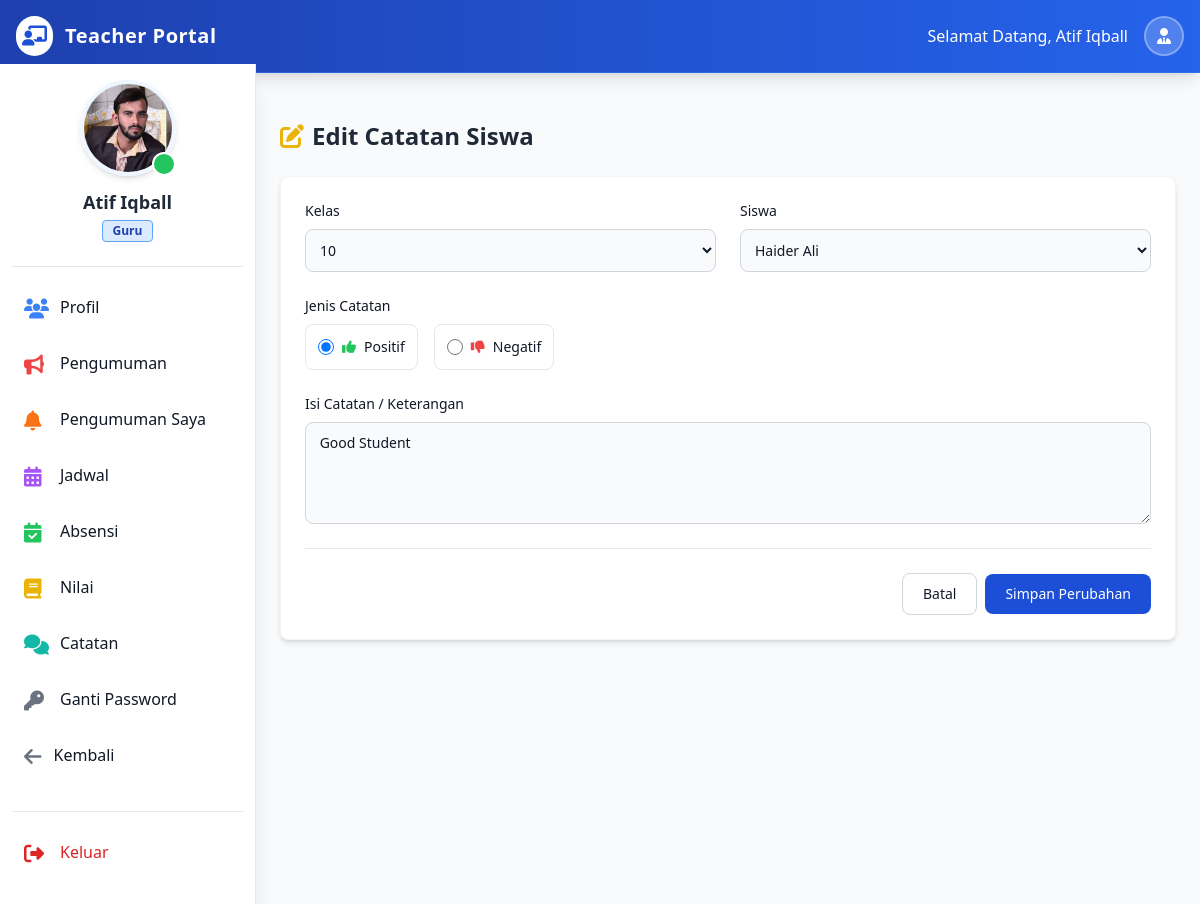
Page /guru/index.php?edit_catatan_id=3 (signed in) on the committed database.
### tables this page shows
CREATE TABLE `guru` (
  `id_guru` int NOT NULL,
  `nama_guru` varchar(100) NOT NULL,
  `email_guru` varchar(100) NOT NULL,
  `password_guru` varchar(200) NOT NULL,
  `tanggal_lahir_guru` date NOT NULL,
  `foto_guru` varchar(300) NOT NULL,
  `mapel_guru` varchar(50) NOT NULL,
  `telepon_guru` varchar(30) NOT NULL,
  `alamat_guru` varchar(100) NOT NULL,
  `umur_guru` int NOT NULL,
  `jekel_guru` enum('Laki_Laki','Perempuan') NOT NULL,
  `status_guru` enum('Aktif','Disable') NOT NULL DEFAULT 'Aktif',
  `tanggal_regis_guru` datetime NOT NULL DEFAULT CURRENT_TIMESTAMP
);

CREATE TABLE `catatan_siswa` (
  `id_catatan` int NOT NULL,
  `c_id_guru` int NOT NULL,
  `c_id_kelas` int NOT NULL,
  `c_id_siswa` int NOT NULL,
  `catatan` varchar(500) NOT NULL,
  `status` enum('Positif','Negatif') NOT NULL,
  `created_at` datetime NOT NULL DEFAULT CURRENT_TIMESTAMP
);

### guru/edit_catatan.php (the view, shortened to what this page needs)
<div class="p-4 sm:ml-64">
    <div class="max-w-4xl mx-auto mt-10">
         <div class="mb-6">
            <h1 class="text-2xl font-bold text-gray-800 flex items-center">
                <i class="fas fa-edit text-yellow-500 mr-2"></i> Edit Catatan Siswa
            </h1>
        </div>
        <?php
        if (isset($_GET['edit_catatan_id'])) {
            $id = $_GET['edit_catatan_id'];
            $sql = "SELECT * FROM `catatan_siswa` WHERE id_catatan = '$id'";
            $result = $conn->query($sql);
            if ($result->num_rows > 0) {
                $row = $result->fetch_assoc();
        ?>
        <div class="bg-white rounded-lg shadow-md p-6 border border-gray-100">
            <form method="post" action="">
                <div class="grid grid-cols-1 md:grid-cols-2 gap-6 mb-6">
                    <div>
                        <label class="block mb-2 text-sm font-medium text-gray-900">Kelas</label>
                         <select name="class_id" id="class_selector" class="bg-gray-50 border border-gray-300 text-gray-900 text-sm rounded-lg focus:ring-blue-500 focus:border-blue-500 block w-full p-2.5" required>
                            <?php
                            $class_res = $conn->query("SELECT * FROM `kelas` ORDER BY nama_kelas ASC");
                            while($k = $class_res->fetch_assoc()){
                                $sel = ($row['c_id_kelas'] == $k['id_kelas']) ? 'selected' : '';
                                echo "<option value='{$k['id_kelas']}' $sel>{$k['nama_kelas']}</option>";
                            }
                            ?>
                        </select>
                    </div>
                    <div>
                        <label class="block mb-2 text-sm font-medium text-gray-900">Siswa</label>
                         <select name="student_id" id="student_selector" class="bg-gray-50 border border-gray-300 text-gray-900 text-sm rounded-lg focus:ring-blue-500 focus:border-blue-500 block w-full p-2.5" required>
                            <?php
                            $curr_class = $row['c_id_kelas'];
                            $sis_res = $conn->query("SELECT * FROM `siswa` WHERE kelas_siswa = '$curr_class' ORDER BY nama_siswa ASC");
                            while($s = $sis_res->fetch_assoc()){
                                $sel = ($row['c_id_siswa'] == $s['id_siswa']) ? 'selected' : '';
                                echo "<option value='{$s['id_siswa']}' $sel>{$s['nama_siswa']}</option>";
                            }
                            ?>
                        </select>
                    </div>
                </div>
                <div class="mb-6">
                    <label class="block mb-2 text-sm font-medium text-gray-900">Jenis Catatan</label>
                    <div class="flex gap-4">
                        <label class="flex items-center p-3 border border-gray-200 rounded-lg cursor-pointer hover:bg-green-50 w-full sm:w-auto">
                            <input type="radio" name="status" value="Positif" class="w-4 h-4 text-green-600 bg-gray-100 border-gray-300 focus:ring-green-500" <?= ($row['status'] == 'Positif') ? 'checked' : '' ?> required>
                            <span class="ml-2 text-sm font-medium text-gray-900 flex items-center">
                                <i class="fas fa-thumbs-up text-green-500 mr-2"></i> Positif
                            </span>
                        </label>
                        <label class="flex items-center p-3 border border-gray-200 rounded-lg cursor-pointer hover:bg-red-50 w-full sm:w-auto">
                            <input type="radio" name="status" value="Negatif" class="w-4 h-4 text-red-600 bg-gray-100 border-gray-300 focus:ring-red-500" <?= ($row['status'] == 'Negatif') ? 'checked' : '' ?> required>
                            <span class="ml-2 text-sm font-medium text-gray-900 flex items-center">
                                <i class="fas fa-thumbs-down text-red-500 mr-2"></i> Negatif
                            </span>
                        </label>
                    </div>
                </div>
                <div class="mb-6">
                    <label class="block mb-2 text-sm font-medium text-gray-900">Isi Catatan / Keterangan</label>
                    <textarea name="feedback" rows="4" class="bg-gray-50 border border-gray-300 text-gray-900 text-sm rounded-lg focus:ring-blue-500 focus:border-blue-500 block w-full p-2.5" required><?= htmlspecialchars($row['catatan']) ?></textarea>
                </div>
                <div class="flex items-center justify-end space-x-2 border-t pt-6 mt-6">
                    <a href="index.php?catatan" class="text-gray-900 bg-white border border-gray-300 focus:outline-none hover:bg-gray-100 focus:ring-4 focus:ring-gray-200 font-medium rounded-lg text-sm px-5 py-2.5">Batal</a>
                    <button type="submit" name="update_feedback" class="text-white bg-blue-700 hover:bg-blue-800 focus:ring-4 focus:ring-blue-300 font-medium rounded-lg text-sm px-5 py-2.5">
                        Simpan Perubahan
                    </button>
                </div>
            </form>
        </div>
        <?php
            } else {
                 echo "<div class='p-4 mb-4 text-sm text-red-800 rounded-lg bg-red-50'>Data tidak ditemukan.</div>";
            }
        }
        ?>
    </div>
</div>

### guru/partials/teacher_sidebar.php (shortened to what this page needs)
<?php
    require_once('../partials/_connection.php');
    $teacher_id = $_SESSION['teacher_id'];
    $sidebar_sql = "SELECT * FROM `guru` WHERE id_guru = '$teacher_id'";
    $sidebar_result = $conn->query($sidebar_sql);
    if ($sidebar_result && $sidebar_result->num_rows > 0) {
        $sidebar_row = $sidebar_result->fetch_assoc();
        $teacher_pic = $sidebar_row['foto_guru'];
        $teacher_name = $sidebar_row['nama_guru'];
    } else {
        $teacher_pic = $_SESSION['teacher_pic'];
        $teacher_name = $_SESSION['teacher_name'];
        $teacher_email = $_SESSION['teacher_email'];
    }
?>
<aside class="fixed left-0 top-16 w-64 h-full bg-white shadow-xl overflow-y-auto border-r border-gray-200 z-40 transition-transform -translate-x-full sm:translate-x-0" id="logo-sidebar" aria-label="Sidebar">
    <div class="h-full px-3 py-4 overflow-y-auto bg-white pb-24">
        <div class="flex flex-col items-center pb-6 border-b border-gray-200 mb-4">
            <div class="relative">
                <img class="w-24 h-24 rounded-full object-cover border-4 border-blue-50 shadow-md" src="../admin/admin_images/registration/<?= $teacher_pic ?>" alt="Profile" onerror="this.src='https://ui-avatars.com/api/?name=<?= urlencode($teacher_name) ?>&background=random'">
                <div class="absolute bottom-0 right-0 w-6 h-6 bg-green-500 border-2 border-white rounded-full"></div>
            </div>
            <h5 class="mt-3 text-lg font-bold text-gray-800 text-center"><?= htmlspecialchars($teacher_name) ?></h5>
            <div class="flex flex-col items-center text-sm text-gray-500 mt-1">
                <span class="bg-blue-100 text-blue-800 text-xs font-semibold px-2.5 py-0.5 rounded border border-blue-400">Guru</span>
            </div>
        </div>
        <ul class="space-y-2 font-medium">
            <li>
                <a href="index.php?profil" class="flex items-center p-3 text-gray-900 rounded-lg hover:bg-blue-50 group transition duration-200">
                    <i class="fas fa-users w-6 h-6 text-xl text-blue-500 group-hover:text-blue-700"></i>
                    <span class="ml-3 group-hover:translate-x-1 transition-transform">Profil</span>
                </a>
            </li>
            <li>
                <a href="index.php?pengumuman" class="flex items-center p-3 text-gray-900 rounded-lg hover:bg-blue-50 group transition duration-200">
                    <i class="fas fa-bullhorn w-6 h-6 text-xl text-red-500 group-hover:text-red-700"></i>
                    <span class="ml-3 group-hover:translate-x-1 transition-transform">Pengumuman</span>
                </a>
            </li>
            <li>
                <a href="index.php?pengumuman_saya" class="flex items-center p-3 text-gray-900 rounded-lg hover:bg-blue-50 group transition duration-200">
                    <i class="fas fa-bell w-6 h-6 text-xl text-orange-500 group-hover:text-orange-700"></i>
                    <span class="ml-3 group-hover:translate-x-1 transition-transform">Pengumuman Saya</span>
                </a>
            </li>
            <li>
                <a href="index.php?jadwal" class="flex items-center p-3 text-gray-900 rounded-lg hover:bg-blue-50 group transition duration-200">
                    <i class="fas fa-calendar-alt w-6 h-6 text-xl text-purple-500 group-hover:text-purple-700"></i>
                    <span class="ml-3 group-hover:translate-x-1 transition-transform">Jadwal</span>
                </a>
            </li>
            <li>
                <a href="index.php?absensi" class="flex items-center p-3 text-gray-900 rounded-lg hover:bg-blue-50 group transition duration-200">
                    <i class="fas fa-calendar-check w-6 h-6 text-xl text-green-500 group-hover:text-green-700"></i>
                    <span class="ml-3 group-hover:translate-x-1 transition-transform">Absensi</span>
                </a>
            </li>
            <li>
                <a href="index.php?nilai" class="flex items-center p-3 text-gray-900 rounded-lg hover:bg-blue-50 group transition duration-200">
                    <i class="fas fa-book w-6 h-6 text-xl text-yellow-500 group-hover:text-yellow-700"></i>
                    <span class="ml-3 group-hover:translate-x-1 transition-transform">Nilai</span>
                </a>
            </li>
            <li>
                <a href="index.php?catatan" class="flex items-center p-3 text-gray-900 rounded-lg hover:bg-blue-50 group transition duration-200">
                    <i class="fas fa-comments w-6 h-6 text-xl text-teal-500 group-hover:text-teal-700"></i>
                    <span class="ml-3 group-hover:translate-x-1 transition-transform">Catatan</span>
                </a>
            </li>
            <li>
                <a href="index.php?ganti_password" class="flex items-center p-3 text-gray-900 rounded-lg hover:bg-blue-50 group transition duration-200">
                    <i class="fas fa-key w-6 h-6 text-xl text-gray-500 group-hover:text-gray-700"></i>
                    <span class="ml-3 group-hover:translate-x-1 transition-transform">Ganti Password</span>
                </a>
            </li>
             <li>
                <a href="../index.php" class="flex items-center p-3 text-gray-900 rounded-lg hover:bg-blue-50 group transition duration-200">
                    <i class="fas fa-arrow-left w-  6 h-6 text-xl text-gray-500 group-hover:text-gray-700"></i>
                    <span class="ml-3 group-hover:translate-x-1 transition-transform">Kembali</span>
                </a>
            </li>
        </ul>
        <div class="mt-8 border-t border-gray-200 pt-4">
            <ul class="space-y-2 font-medium">
                <li>
                     <a href="index.php?logout" class="flex items-center p-3 text-red-600 rounded-lg hover:bg-red-50 group transition duration-200">
                        <i class="fas fa-sign-out-alt w-6 h-6 text-xl"></i>
                        <span class="ml-3">Keluar</span>
                    </a>
                </li>
            </ul>
        </div>
    </div>
</aside>

### guru/partials/teacher_head.php (style rules this page uses)
body { font-family: 'Inter', sans-serif; background-color: #f3f4f6; }

### rows in the picture
guru: foto_guru (picture), nama_guru "Atif Iqball"
catatan_siswa: status "☑ Positif", status "☐ Negatif", feedback "Good Student"

### other values in the picture
$teacher_name "Atif Iqball"
form field class_id "10"
form field student_id "Haider Ali"
